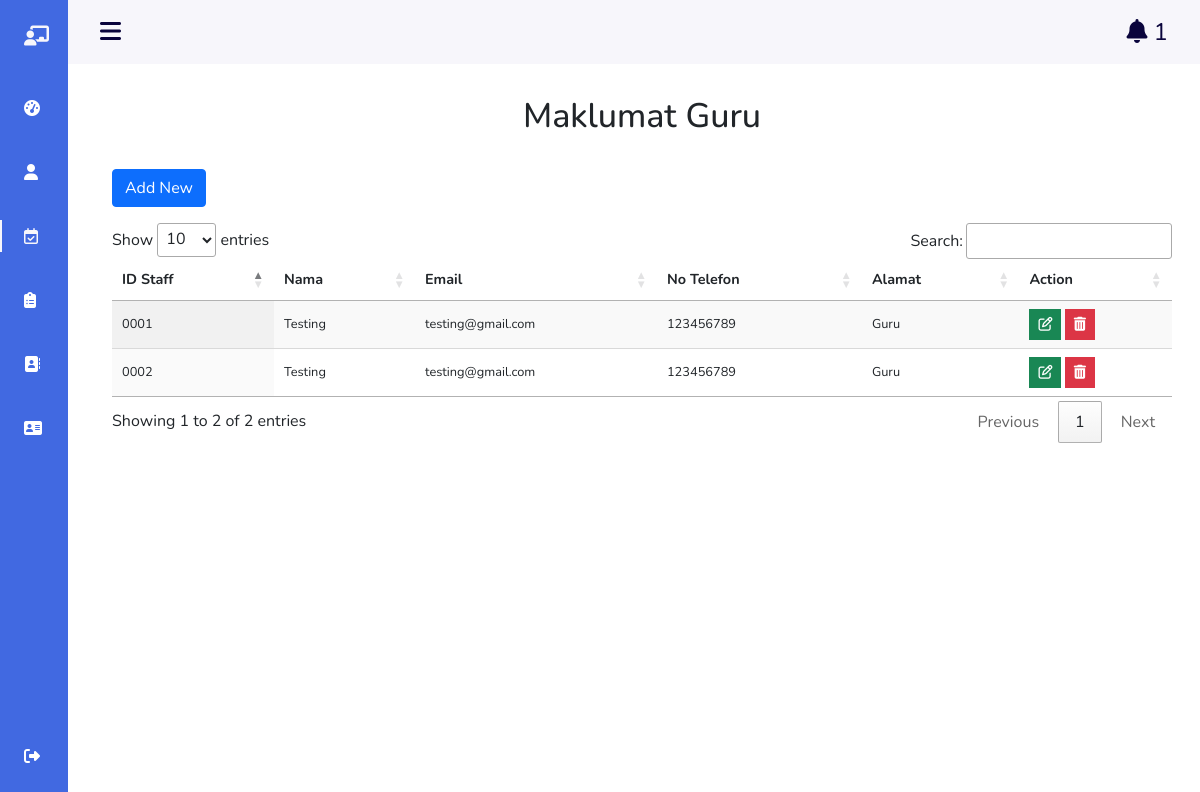
The app's page /Admin/Maklumatguru.php with its own data.
### tables this page shows
CREATE TABLE `profile` (
  `id` int(11) NOT NULL,
  `users_id` int(11) DEFAULT NULL,
  `name` varchar(255) NOT NULL,
  `email` varchar(75) NOT NULL,
  `phone` int(11) NOT NULL,
  `nama_tadika` varchar(50) DEFAULT NULL,
  `no_tadika` varchar(50) DEFAULT NULL,
  `jawatan` varchar(50) DEFAULT NULL,
  `alamat` varchar(50) DEFAULT NULL
);

### Admin/Maklumatguru.php (the view, shortened to what this page needs)
<?php
$username="root";
$password="";
$hostname = "localhost";
$dbhandle = mysqli_connect($hostname, $username, $password)
or die("Unable to connect to MySQL");
$result = mysqli_query($dbhandle, "SELECT * FROM profile WHERE jawatan ='GURU'");
$value = mysqli_fetch_all($result);
$newStud = mysqli_query ($dbhandle, "SELECT * FROM students WHERE status = 'processing'");
$ttlStudent = mysqli_num_rows($newStud);
?>
<!DOCTYPE html>
<html lang="en">
    <head>
        <link rel="stylesheet" href="<?php echo 'http://'.$_SERVER['SERVER_NAME'] ?>/kindergarten-system/src/text.css">
        <link rel="stylesheet" href="https://cdn.jsdelivr.net/gh/lykmapipo/themify-icons@0.1.2/css/themify-icons.css">
        <link href="https://cdn.jsdelivr.net/npm/bootstrap@5.0.0-beta3/dist/css/bootstrap.min.css" rel="stylesheet">
        <link rel="stylesheet" href="<?php echo 'http://'.$_SERVER['SERVER_NAME'] ?>/kindergarten-system/src/text.css">
        <link rel="stylesheet" type="text/css" href="https://cdn.datatables.net/1.10.24/css/jquery.dataTables.css">
        <link rel="stylesheet" href="https://cdn.jsdelivr.net/gh/lykmapipo/themify-icons@0.1.2/css/themify-icons.css">
    </head>
<body id="body-pd">
    <header class="header" id="header">
            <div class="header__toggle">
                <i class="fas fa-bars" id="header-toggle"></i>
			</div>
            <div class="header__toggle notification_toggle">
              <i class="fas fa-bell" id="header-notification"></i>
              <?= $ttlStudent ?>
            </div>
        </header>
<div class="l-navbar" id="nav-bar">
            <nav class="nav">
                <div>
                    <a href="#" class="nav__logo">
                        <i class="fas fa-chalkboard-teacher nav__logo-icon"></i>
                    </a>
                    <div class="nav__list">
                        <a href="user.php" class="nav__link">
                        <i class="fas fa-tachometer-alt"></i>
                        </a>
                        <a href="Adminprofile.php" class="nav__link">
                        <i class="fas fa-user"></i>
                        </a>
                        <a href="Maklumatguru.php" class="nav__link active">
                            <i class="far fa-calendar-check"></i>
                        </a>
                        <div class="nav__link dropdown-btn">
                            <i class="fas fa-clipboard-list"></i>
                        </div>
                        <a href="status pendaftaran.php" class="nav__link">
                            <i class="fas fa-address-book"></i>
                        </a>
                    </div>
                    <a href="maklumat murid.php" class="nav__link">
                            <i class="fas fa-address-card"></i>
                        </a>
                </div>
                <a href="logout.php" class="nav__link">
                    <i class="fas fa-sign-out-alt"></i>
                </a>
            </nav>
        </div>
        <h1>Maklumat Guru</h1>
            <br>
        <div class="container">
            <div class="row clearfix">
            	<div class="col-md-12 table-responsive">
                    <p>
                      <a class="btn btn-primary" data-bs-toggle="collapse" href="#collapseExample" role="button" aria-expanded="false" aria-controls="collapseExample">
                        Add New
                      </a>
                    </p>
                    <table id="table_id" class="display">
                        <thead>
                            <tr>
                                <th>ID Staff</th>
                                <th>Nama</th>
                                <th>Email</th>
                                <th>No Telefon</th>
                                <th>Alamat</th>
                                <th>Action</th>
                            </tr>
                        </thead>
                        <tbody>
                            <?php
                                foreach($value as $data){
                                    if($data[1] == ''){
                                      $staffID = str_pad($data[0], 4, '0', STR_PAD_RIGHT);
                                    } else{
                                      $staffID = str_pad($data[1], 4, '0', STR_PAD_LEFT);
                                    }
                                    echo "<tr>";
                                    echo "<td>".$staffID."</td>";
                                    echo "<td>".$data[2]."</td>";
                                    echo "<td>".$data[3]."</td>";
                                    echo "<td>".$data[4]."</td>";
                                    echo "<td>".$data[7]."</td>";
                                    echo '<td>
                                            <button class="btn btn-success btn-sm rounded-0 edit_data" type="button" data-toggle="tooltip" data-placement="top" title="Edit" data-bs-toggle="modal" data-bs-target="#editModal" data-user-id="'.$data[0].'"><i class="fa fa-edit"></i></button>
                                            <button class="btn btn-danger btn-sm rounded-0 delete_data" type="button" data-toggle="tooltip" data-placement="top" title="Delete" data-bs-toggle="modal" data-bs-target="#deleteModal" data-user-id="'.$data[0].'"><i class="fa fa-trash"></i></button>
                                        </td>';
                                    echo "</tr>";
                                }
                            ?>
                        </tbody>
                    </table>
        		</div>
        	</div>
        </div>
    </body>
</html>

### src/text.css (style rules this page uses)
*,::before,::after { box-sizing: border-box; }
body { position: relative; margin: 3rem 0 0 0; padding: 0 1rem; font-family: 'Nunito', sans-serif; font-size: 1rem; transition: .5s; }
a { text-decoration: none; }
.dropdown-btn { cursor:pointer; }
.header { width:100%; height: 3rem; position:fixed; top:0; left:0; display:flex; align-items:center; justify-content:space-between; padding:0 1rem; background-color:#F7F6FB; z-index: 100; transition:.5s; }
.header__toggle { color: #0a043c; font-size: 1.5rem; cursor: pointer; }
.l-navbar { position:fixed; top:0; left:-30%; width: 68px; height:100vh; background-color: royalblue; padding:.5rem 1rem 0 0; transition:.5s; z-index: 100; }
.nav { height:100%; display:flex; flex-direction: column; justify-content:space-between; overflow:hidden; }
.nav__logo,.nav__link { display:grid; grid-template-columns: max-content max-content; align-items:center; column-gap: 1rem; padding:.5rem 0 .5rem 1.5rem; }
.nav__logo { margin-bottom:2rem; }
.nav__logo-icon { font-size: 1.25rem; color:#F7F6FB; }
.nav__link { position:relative; color: white; margin-bottom:1.5rem; transition:.3s; }
.active { color:#F7F6FB; }
.active::before { content:''; position:absolute; left:0; width:2px; height:32px; background-color: #F7F6FB; }
h1 { padding:2rem 0 0; text-align: center; font-size: 34px; }
p { color:#333; line-height: 1.6; }
@media screen and (min-width:768px) { body { margin:calc(3rem + 1rem) 0 0 0; padding-left:calc(68px + 2rem); } }
@media screen and (min-width:768px) { .header { height:calc(3rem + 1rem); padding:0 2rem 0 calc(68px + 2rem); } }
@media screen and (min-width:768px) { .l-navbar { left:0; padding:1rem 1rem 0 0; } }
th, td { font-size: .9rem; padding: 1rem 1rem; color: var(--color-dark); }
td { font-size: .8rem; }
tbody tr:nth-child(even) { background: #f9fafc; }
.table-responsive { overflow-x: auto; }

### records on screen
profile: users "0001", name "Testing", email "testing@gmail.com", phone "123456789", jawatan "Guru"
profile: users "0002", name "Testing", email "testing@gmail.com", phone "123456789", jawatan "Guru"

### other values on screen
$ttlStudent "1"
